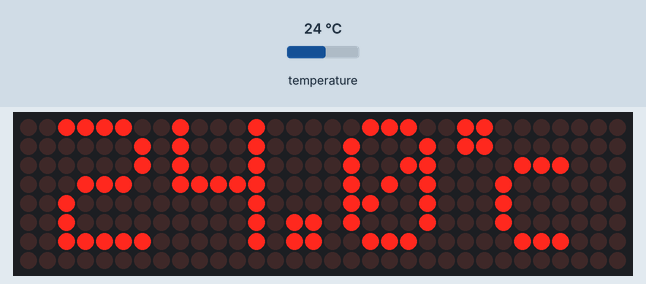
Simulated run of this sketch. Board: Arduino Uno, built with avr-gcc and run on an emulated ATmega328P. Shown: 32×8 LED matrix. The test bench sets the inputs (shaded band); at power-on: temperature 24 °C. The local clock reads 2024-03-15 10:24:30 at power-on unless the sketch sets it.

Above: at 0.6 s.
At 3.6 s:
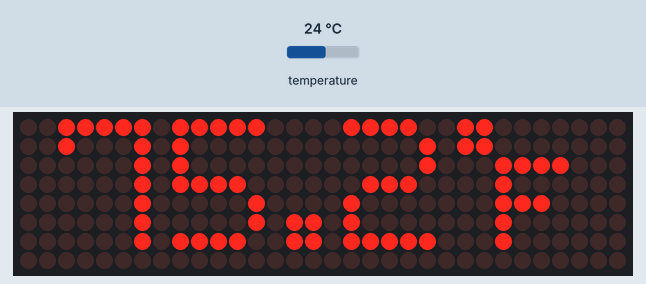
At 6.2 s:
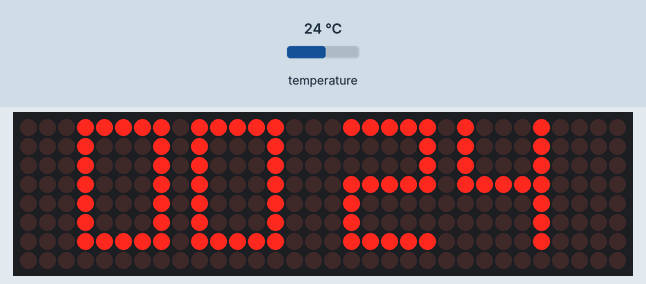
At 15.0 s:
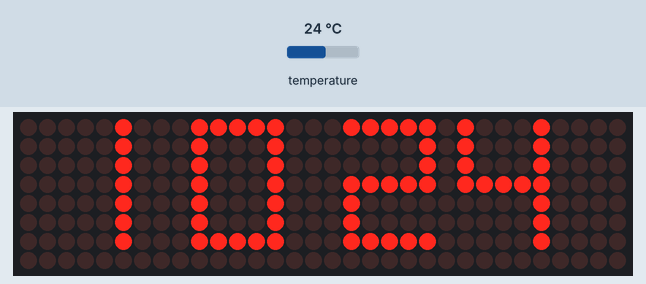
At 29.3 s:
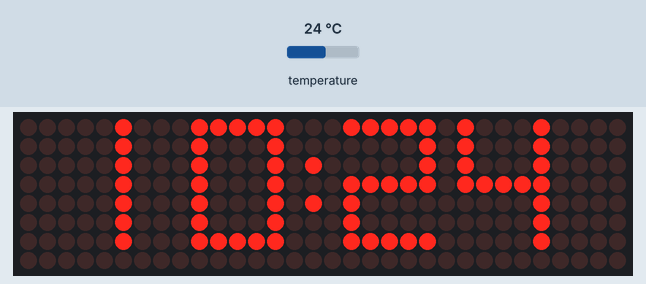
At 31.02 s:
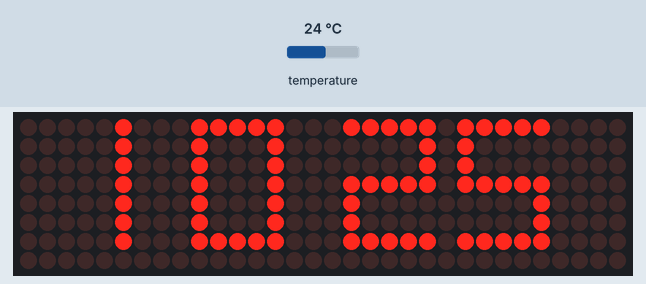

The sketch:

clock_matrix.ino
```cpp
/*
 * Important notes------------------------------------------------
Download and Install these library from library manager Please download the library version as mentioned or else the code may not compile.
* Used library MD_Parola-main at version 3.5.6
* Used library MD_MAX72XX-main at version 3.3.0
* Used library DS3231 at version 1.0.7
*/
#include <MD_Parola.h>
#include <MD_MAX72xx.h>
#include <SPI.h>
#include "Font_Data.h"
#include <DS3231.h>
#include <Wire.h>
DS3231 Clock;

bool Century=false;
bool h12;
bool PM;
byte  dd,mm,yyy;
uint16_t  h, m, s;

#define MAX_DEVICES 4
#define HARDWARE_TYPE MD_MAX72XX::FC16_HW // Module type
//Pinout for module
#define CLK_PIN   13
#define DATA_PIN  11
#define CS_PIN    10
MD_Parola P = MD_Parola(HARDWARE_TYPE,CS_PIN, MAX_DEVICES);

#define SPEED_TIME 55
#define PAUSE_TIME 0

#define MAX_MESG  20

char szTime[9];
char szMesg[MAX_MESG+1] = "";

uint8_t degC[] = { 6, 3, 3, 56, 68, 68, 68 };
uint8_t degF[] = { 6, 3, 3, 124, 20, 20, 4 };

char *mon2str(uint8_t mon, char *psz, uint8_t len)


{
  static const __FlashStringHelper* str[] =
  {
    F("Jan"), F("Feb"), F("Mar"), F("Apr"),
    F("May"), F("Jun"), F("Jul"), F("Aug"),
    F("Sep"), F("Oct"), F("Nov"), F("Dec")
  };

  strncpy_P(psz, (const char PROGMEM *)str[mon-1], len);
  psz[len] = '\0';

  return(psz);
}

char *dow2str(uint8_t code, char *psz, uint8_t len)
{
  static const __FlashStringHelper*  str[] =
  {
  F("Sunday"), F("Monday"), F("Tuesday"),
  F("Wednesday"), F("Thursday"), F("Friday"),
  F("Saturday"), F("Sunday")
  };

  strncpy_P(psz, (const char PROGMEM *)str[code-1], len);
  psz[len] = '\0';

  return(psz);
}
void getTime(char *psz, bool f = true)
{
  s = Clock.getSecond();
  m = Clock.getMinute();
    sprintf(psz, "%02d%c%02d", h, (f ? ':' : ' '), m);
    if (Clock.getHour(h12,PM)>=13 || Clock.getHour(h12,PM)==0)
  {
    h = Clock.getHour(h12,PM) - 12;
  }
  else
  {
    h = Clock.getHour(h12,PM);
  }

}

void getDate(char *psz)
{
   char  szBuf[10];


   dd=Clock.getDate();
   mm=Clock.getMonth(Century);
   yyy=Clock.getYear();
   sprintf(psz, "%d %s %04d",dd , mon2str(mm, szBuf, sizeof(szBuf)-1),(yyy + 2000));
}

void setup(void)
{
  P.begin(2);
  P.setInvert(false);
  Wire.begin();

  P.setZone(0,  MAX_DEVICES-4, MAX_DEVICES-1);

  P.setZone(1, MAX_DEVICES-4, MAX_DEVICES-1);
  P.displayZoneText(1, szTime, PA_CENTER, SPEED_TIME, PAUSE_TIME, PA_PRINT, PA_NO_EFFECT);

  P.displayZoneText(0, szMesg, PA_CENTER, SPEED_TIME, 0,PA_PRINT , PA_NO_EFFECT);

  P.addChar('$', degC);
  P.addChar('&', degF);

}

void loop(void)
{
  static uint32_t lastTime = 0;
  static uint8_t  display = 0;
  static bool flasher = false;

  P.displayAnimate();

   if (P.getZoneStatus(0))
  {
    switch (display)
    {
    case 0:    // Temperature deg C
      P.setPause(0,1000);
      P.setTextEffect(0, PA_SCROLL_UP, PA_SCROLL_LEFT);
      display++;
      dtostrf(Clock.getTemperature(), 3, 1, szMesg);
      strcat(szMesg, "$");
      //strcat(szMesg, "26.5$");


        break;

      case 1: // Temperature deg F
        P.setTextEffect(0, PA_SCROLL_DOWN, PA_SCROLL_LEFT);
        display++;
        dtostrf((1.8 *Clock.getTemperature() )+32, 3, 1, szMesg);
        strcat(szMesg, "&");


   // strcpy(szMesg, "71.6&");

        break;

      case 2: // Time

     P.setFont(0, numeric7Seg);
     P.setTextEffect(0, PA_PRINT, PA_NO_EFFECT);
     P.setPause(0,0);

     if (millis() - lastTime >= 1000)
    {
    lastTime = millis();
    getTime(szMesg, flasher);
    flasher = !flasher;
    }
    if(s==00&& s<=30){
    display++;
    P.setTextEffect(0,  PA_CLOSING, PA_GROW_DOWN);
    }
    //  strcpy(szMesg, "36 % RH");

        break;

      case 3: // day of week

        P.setFont(0,nullptr);
        P.setTextEffect(0, PA_SCROLL_LEFT, PA_SCROLL_LEFT);
        display++;
        dow2str(Clock.getDoW()+1, szMesg, MAX_MESG);

       //dow2str(5, szMesg, MAX_MESG);
        break;
        case 4: // Calendar
        P.setTextEffect(0, PA_SCROLL_LEFT, PA_SCROLL_LEFT);
        display++;
        getDate(szMesg);
        break;
        case 5: // Message
        P.setTextEffect(0, PA_SCROLL_LEFT, PA_SCROLL_LEFT);
        strcpy(szMesg, "Electronic Project");
        display=0;
        break;
        default:
        display = 0;
        break;
    }

    P.displayReset(0); //rest zone zero

  }

}
```

Font_Data.h
```cpp
// Data file for user example user defined fonts
#ifndef FONTDATA_H
#define FONTDATA_H

MD_MAX72XX::fontType_t numeric7Seg[] PROGMEM =
{
	0,		// 0
	0,		// 1
	0,		// 2
	0,		// 3
	0,		// 4
	0,		// 5
	0,		// 6
	0,		// 7
	0,		// 8
	0,		// 9
	0,		// 10
	0,		// 11
	0,		// 12
	0,		// 13
	0,		// 14
	0,		// 15
	0,		// 16
	0,		// 17
	0,		// 18
	0,		// 19
	0,		// 20
	0,		// 21
	0,		// 22
	0,		// 23
	0,		// 24
	0,		// 25
	0,		// 26
	0,		// 27
	0,		// 28
	0,		// 29
	0,		// 30
	0,		// 31
	1, 0,		// 32 - 'Space'
	0,		// 33 - '!'
	0,		// 34 - '"'
	0,		// 35 - '#'
	0,  	// 36 - '$'
	0,		// 37 - '%'
	0,		// 38 - '&'
	0,		// 39 - '''
	0,		// 40 - '('
	0,		// 41 - ')'
	0,		// 42 - '*'
	0,		// 43 - '+'
	0,		// 44 - ','
	0,		// 45 - '-'
	1, 64,		// 46 - '.'
	0,		// 47 - '/'
	5, 127, 65, 65, 65, 127,	// 48 - '0'
	5, 0, 0, 127, 0, 0,			// 49 - '1'
	5, 121, 73, 73, 73, 79,		// 50 - '2'
	5, 73, 73, 73, 73, 127,		// 51 - '3'
	5, 15, 8, 8, 8, 127,		// 52 - '4'
	5, 79, 73, 73, 73, 121,		// 53 - '5'
	5, 127, 73, 73, 73, 121,	// 54 - '6'
	5, 1, 1, 1, 1, 127, 		// 55 - '7'
	5, 127, 73, 73, 73, 127,	// 56 - '8'
	5, 79, 73, 73, 73, 127, 	// 57 - '9'
	1, 20,		// 58 - ':'
	0,		// 59 - ';'
	0,		// 60 - '<'
	0,		// 61 - '='
	0,		// 62 - '>'
	0,		// 63 - '?'
	0,		// 64 - '@'
	5, 127, 9, 9, 9, 127,		// 65 - 'A'
	5, 127, 73, 73, 73, 54,		// 66 - 'B'
	5, 127, 65, 65, 65, 65,		// 67 - 'C'
	5, 127, 65, 65, 65, 62,		// 68 - 'D'
	5, 127, 73, 73, 73, 73,		// 69 - 'E'
	5, 127, 9, 9, 9, 9,			// 70 - 'F'
	0,		// 71 - 'G'
	0,		// 72 - 'H'
	0,		// 73 - 'I'
	0,		// 74 - 'J'
	0,		// 75 - 'K'
	0,		// 76 - 'L'
	0,		// 77 - 'M'
	0,		// 78 - 'N'
	0,		// 79 - 'O'
	0,		// 80 - 'P'
	0,		// 81 - 'Q'
	0,		// 82 - 'R'
	0,		// 83 - 'S'
	0,		// 84 - 'T'
	0,		// 85 - 'U'
	0,		// 86 - 'V'
	0,		// 87 - 'W'
	0,		// 88 - 'X'
	0,		// 89 - 'Y'
	0,		// 90 - 'Z'
	0,		// 91 - '['
	0,		// 92 - '\'
	0,		// 93 - ']'
	0,		// 94 - '^'
	0,		// 95 - '_'
	0,		// 96 - '`'
	5, 127, 9, 9, 9, 127,		// 97 - 'a'
	5, 127, 73, 73, 73, 54,		// 98 - 'b'
	5, 127, 65, 65, 65, 65,		// 99 - 'c'
	5, 127, 65, 65, 65, 62,		// 100 - 'd'
	5, 127, 73, 73, 73, 73,		// 101 - 'e'
	5, 127, 9, 9, 9, 9, 		// 102 - 'f'
	0,		// 103 - 'g'
	0,		// 104 - 'h'
	0,		// 105 - 'i'
	0,		// 106 - 'j'
	0,		// 107 - 'k'
	0,		// 108 - 'l'
	0,		// 109 - 'm'
	0,		// 110 - 'n'
	0,		// 111 - 'o'
	0,		// 112 - 'p'
	0,		// 113 - 'q'
	0,		// 114 - 'r'
	0,		// 115 - 's'
	0,		// 116 - 't'
	0,		// 117 - 'u'
	0,		// 118 - 'v'
	0,		// 119 - 'w'
	0,		// 120 - 'x'
	0,		// 121 - 'y'
	0,		// 122 - 'z'
	0,		// 123 - '{'
	1, 127,		// 124 - '|'
	0,		// 125
	0,		// 126
	0,		// 127
	0,		// 128
	0,		// 129
	0,		// 130
	0,		// 131
	0,		// 132
	0,		// 133
	0,		// 134
	0,		// 135
	0,		// 136
	0,		// 137
	0,		// 138
	0,		// 139
	0,		// 140
	0,		// 141
	0,		// 142
	0,		// 143
	0,		// 144
	0,		// 145
	0,		// 146
	0,		// 147
	0,		// 148
	0,		// 149
	0,		// 150
	0,		// 151
	0,		// 152
	0,		// 153
	0,		// 154
	0,		// 155
	0,		// 156
	0,		// 157
	0,		// 158
	0,		// 159
	0,		// 160
	0,		// 161
	0,		// 162
	0,		// 163
	0,		// 164
	0,		// 165
	0,		// 166
	0,		// 167
	0,		// 168
	0,		// 169
	0,		// 170
	0,		// 171
	0,		// 172
	0,		// 173
	0,		// 174
	0,		// 175
	0,		// 176
	0,		// 177
	0,		// 178
	0,		// 179
	0,		// 180
	0,		// 181
	0,		// 182
	0,		// 183
	0,		// 184
	0,		// 185
	0,		// 186
	0,		// 187
	0,		// 188
	0,		// 189
	0,		// 190
	0,		// 191
	0,		// 192
	0,		// 193
	0,		// 194
	0,		// 195
	0,		// 196
	0,		// 197
	0,		// 198
	0,		// 199
	0,		// 200
	0,		// 201
	0,		// 202
	0,		// 203
	0,		// 204
	0,		// 205
	0,		// 206
	0,		// 207
	0,		// 208
	0,		// 209
	0,		// 210
	0,		// 211
	0,		// 212
	0,		// 213
	0,		// 214
	0,		// 215
	0,		// 216
	0,		// 217
	0,		// 218
	0,		// 219
	0,		// 220
	0,		// 221
	0,		// 222
	0,		// 223
	0,		// 224
	0,		// 225
	0,		// 226
	0,		// 227
	0,		// 228
	0,		// 229
	0,		// 230
	0,		// 231
	0,		// 232
	0,		// 233
	0,		// 234
	0,		// 235
	0,		// 236
	0,		// 237
	0,		// 238
	0,		// 239
	0,		// 240
	0,		// 241
	0,		// 242
	0,		// 243
	0,		// 244
	0,		// 245
	0,		// 246
	0,		// 247
	0,		// 248
	0,		// 249
	0,		// 250
	0,		// 251
	0,		// 252
	0,		// 253
	0,		// 254
	0,		// 255
};

#endif
```

Measured:
- what the display in image 0 shows lasts 1.0 s, from 0.6 s to 1.6 s
- what the display in image 2 shows lasts 1.1 s, from 6.1 s to 7.2 s
